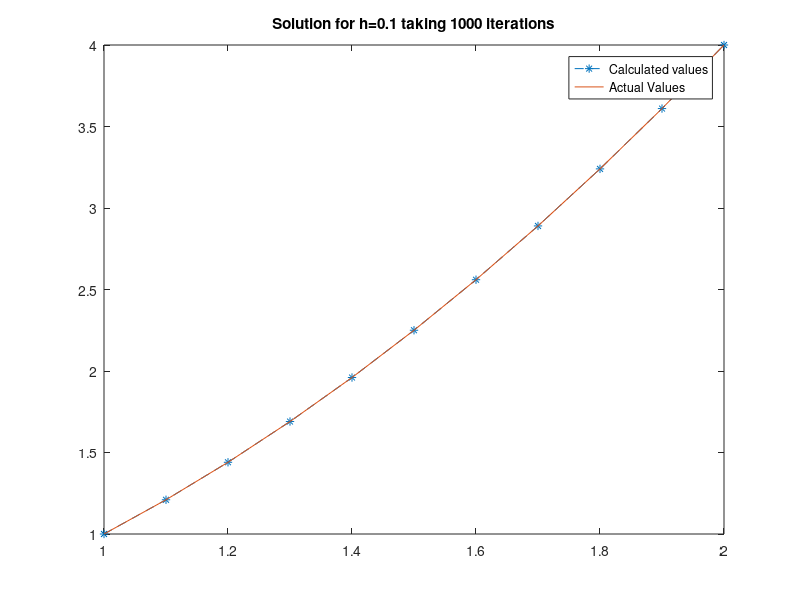

This chart was generated by the following MATLAB code:
%{
    Name : Devjit Choudhury
    Roll No. : 19MA20014
    Assignment2
%}

%{
    LOGIC :-
    ----------
    I am attaching the pdf where i derived the formulae.
    Assignment2_working.pdf
    
%}

function assignment2()
    % the Boundary condition for BVP
    x0 = 1; xn = 2;
    y0 = 1; yn = 4;
    % step size
    h = 0.1;

    % The number of steps
    n = (xn - x0)/h - 1;
    %{
        % -1 since we have n-1 unknowns
         -----------------------------------------------------
        x0=1   x1=1.1   x2=1.2                  x(n-1)=1.9  x(n)=2.0
        The unkowns are for y1, y2, .... y(n-1)
    %}
    
    % initial approximations
    yi = zeros(n,1) + 3;

    %% Converting it to Matrix Form
    % A - The tri-diagonal matrix
    % B - The RHS matrix
    A = zeros(n,n);
    B = zeros(n,1);

    % k = iteration count more iteration cont to decrease error
    for k = 1:1000
        % now we will be forming the matrix form using 2nd order Finite
        % difference method and Newtons Linearization Method --> AX = B
        for i=1:n
            % Refer to Logic on top for deriviation of ai, bi, ci, Bi
            ai = calcValueOf_a(yi,h,i);
            bi = calcValueOf_b(yi,h,i);
            ci = calcValueOf_c(yi,h,i);

            B(i) = calcValueOf_d(yi,h,i);
            
            % Making the tri-diagonal Matrix and RHS
            if i~=1
                A(i,i-1)=ai;
            else
                B(i) = B(i) - y0*ai;
            end

            A(i,i) = bi;

            if i~=n
                A(i,i+1) = ci;
            else
                B(i) = B(i) - ci*yn;
            end
        end
        
        % Now we have the tridiagonal matrix system
        %{
            [b(1) c(2)  0   0 ...      ][y(1)]    [B(1)]
            [a(2) b(2) c(2) 0 ...      ][y(2)] =  [B(2)]
            ....    
            [0  0 0 ....      b(n) c(n)][y(n)]    [B(n)]
            solving this tri-diagonal system using thomas algorithm
            To get the delta values
        %}
        y = thomasAlgorithm(A,B);
        
        % updating the approximate solutions using the obtained del_y
        yi = y;
    end
    
    % Printing the Answer
    fprintf("Answer :- \n");
    fprintf("x %d (%d) = %f\n",0,x0, y0);
    for i = 1:n
        fprintf("x %d (%d) = %f\n",i,x0 + i*h, yi(i));
    end
    fprintf("x %d (%d) = %f\n",n+1,xn, yn);
    fprintf("\n");

   
    plot([x0:h:xn],[y0;yi;yn],'*--');
    hold on;
    plot([x0:h:xn],[x0:h:xn].^2);
    title('Solution for h=0.1 taking 1000 iterations');
    legend('Calculated values','Actual Values');
    hold off;
end

%%-----------------------------------------------------------------
% function to solve tri-diagonal system using Thomas Algorithm
function y=thomasAlgorithm(A,B)
    [rows,~] = size(A);
    
    C = zeros(1,rows);
    D = zeros(1,rows);
    
    % constructing the first row
    C(1) = A(1,2) / A(1,1);
    D(1) = B(1) / A(1,1);
    
    % from row 2 to last
    for i = 2 : rows
        if i ~= rows
            C(i) = A(i,i+1) / (A(i,i) - A(i,i-1)*C(i-1));
        end
        D(i) = (B(i) - A(i,i-1)*D(i-1)) / (A(i,i) - A(i,i-1)*C(i-1));
    end

    y = zeros(rows,1);
    y(rows) = D(rows);
    
    %{
        [1 C1  0   0....     ][del_y1]      [D1]
        [0  1  C2  0....     ][del_y2]      [D2]
        [0  0  1   C3..      ][del_y3]  =   [D3]
        [..                  ]      .
        [...................1][del_yn]      [Dn]
        
        del_yn = Dn
        del_y(n-1) = D(n-1) + C(n-1)*del_yn
        using back substitution... to get the values of del_y
    %}

    for i = rows-1:-1:1
        y(i) = D(i) - C(i)*y(i+1);
    end
end
%---------------------------------------------------------------------


%% -------------------------------------------------------------------
% function that calc values of a
function y=calcValueOf_a(yi,h,i)
    % we may need value of y(j-1) & y(j+1) 
    % whode vaued depend ij j-1 and j+1 touch boundary
   if i~=1
       ym = yi(i-1);
   else
       ym = 1; % using BC
   end

   [n,~]=size(yi);

    if i~=n
        yp = yi(i+1);
    else
        yp = 4; % using BC
    end


    yj = yi(i);
    y = ((ym-yp)/(2*h^2)) - (2*yj/h^2);
end
% ---------------------------------------------------------------------


%% -------------------------------------------------------------------
% function that calc values of b
function y=calcValueOf_b(yi,h,i)
    % we may need value of y(j-1) & y(j+1) 
    % whode vaued depend ij j-1 and j+1 touch boundary
    if i~=1
       ym = yi(i-1);
   else
       ym = 1; % using BC
   end
    
   [n,~]=size(yi);

    if i~=n
        yp = yi(i+1);
    else
        yp = 4; % using BC
    end


    yj = yi(i);
    y = (-2*ym/h^2) + (8*yj/h^2) - (2*yp/h^2);

end
% ---------------------------------------------------------------------

%% -------------------------------------------------------------------
% function that calc values of c
function y=calcValueOf_c(yi,h,i)
    % we may need value of y(j-1) & y(j+1) 
    % whode vaued depend ij j-1 and j+1 touch boundary
    if i~=1
       ym = yi(i-1);
   else
       ym = 1; % using BC
   end
    
   [n,~] = size(yi);

    if i~=n
        yp = yi(i+1);
    else
        yp = 4; % using BC
    end

    yj = yi(i);
    y= ((yp-ym)/(2*h*h)) - (2*yj/h^2);
end
% ---------------------------------------------------------------------

%% -------------------------------------------------------------------
% function that calc values of d
function y=calcValueOf_d(yi,h,i)
    % we may need value of y(j-1) & y(j+1) 
    % whode vaued depend ij j-1 and j+1 touch boundary
    if i~=1
       ym=yi(i-1);
   else
       ym=1; % using BC
   end
    
   [n,~]=size(yi);

    if i~=n
        yp=yi(i+1);
    else
        yp=4; % using BC
    end


    yj = yi(i);
    y= ((yp-ym)/(2*h))^2 - (2*yj*(ym-2*yj+yp)/h^2);
end
% ---------------------------------------------------------------------

%{
Answer :- 
x 0 (1) = 1.000000
x 1 (1.100000e+00) = 1.210000
x 2 (1.200000e+00) = 1.440000
x 3 (1.300000e+00) = 1.690000
x 4 (1.400000e+00) = 1.960000
x 5 (1.500000e+00) = 2.250000
x 6 (1.600000e+00) = 2.560000
x 7 (1.700000e+00) = 2.890000
x 8 (1.800000e+00) = 3.240000
x 9 (1.900000e+00) = 3.610000
x 10 (2) = 4.000000
%}